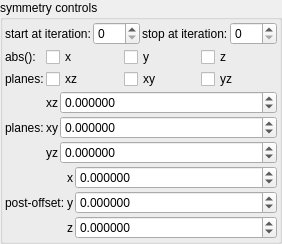
    <widget class="QGroupBox" name="groupBox_10">
     <property name="title">
      <string>symmetry controls</string>
     </property>
     <layout class="QVBoxLayout" name="verticalLayout_14" stretch="0,0,0,0">
      <property name="spacing">
       <number>2</number>
      </property>
      <property name="leftMargin">
       <number>2</number>
      </property>
      <property name="topMargin">
       <number>2</number>
      </property>
      <property name="rightMargin">
       <number>2</number>
      </property>
      <property name="bottomMargin">
       <number>2</number>
      </property>
      <item>
       <layout class="QGridLayout" name="gridLayout_74">
        <property name="spacing">
         <number>2</number>
        </property>
        <item row="0" column="1">
         <widget class="MySpinBox" name="spinboxInt_transf_start_iterations_K">
          <property name="sizePolicy">
           <sizepolicy hsizetype="Minimum" vsizetype="Maximum">
            <horstretch>0</horstretch>
            <verstretch>0</verstretch>
           </sizepolicy>
          </property>
          <property name="maximum">
           <number>999</number>
          </property>
         </widget>
        </item>
        <item row="0" column="2">
         <widget class="QLabel" name="label_274">
          <property name="text">
           <string>stop at iteration:</string>
          </property>
         </widget>
        </item>
        <item row="0" column="3">
         <widget class="MySpinBox" name="spinboxInt_transf_stop_iterations_K">
          <property name="sizePolicy">
           <sizepolicy hsizetype="Minimum" vsizetype="Maximum">
            <horstretch>0</horstretch>
            <verstretch>0</verstretch>
           </sizepolicy>
          </property>
          <property name="maximum">
           <number>999</number>
          </property>
         </widget>
        </item>
        <item row="0" column="0">
         <widget class="QLabel" name="label_273">
          <property name="text">
           <string>start at iteration:</string>
          </property>
         </widget>
        </item>
       </layout>
      </item>
      <item>
       <layout class="QGridLayout" name="gridLayout_9" columnstretch="0,1,1,1">
        <property name="spacing">
         <number>2</number>
        </property>
        <item row="1" column="2">
         <widget class="MyCheckBox" name="checkBox_transf_function_enabledAy">
          <property name="text">
           <string notr="true">xy</string>
          </property>
         </widget>
        </item>
        <item row="1" column="3">
         <widget class="MyCheckBox" name="checkBox_transf_function_enabledAz">
          <property name="text">
           <string notr="true">yz</string>
          </property>
         </widget>
        </item>
        <item row="1" column="1">
         <widget class="MyCheckBox" name="checkBox_transf_function_enabledAx">
          <property name="text">
           <string notr="true">xz</string>
          </property>
         </widget>
        </item>
        <item row="1" column="0">
         <widget class="QLabel" name="label_23">
          <property name="text">
           <string>planes:</string>
          </property>
         </widget>
        </item>
        <item row="0" column="1">
         <widget class="MyCheckBox" name="checkBox_transf_function_enabledBx">
          <property name="text">
           <string notr="true">x</string>
          </property>
         </widget>
        </item>
        <item row="0" column="2">
         <widget class="MyCheckBox" name="checkBox_transf_function_enabledBy">
          <property name="text">
           <string notr="true">y</string>
          </property>
         </widget>
        </item>
        <item row="0" column="3">
         <widget class="MyCheckBox" name="checkBox_transf_function_enabledBz">
          <property name="text">
           <string notr="true">z</string>
          </property>
         </widget>
        </item>
        <item row="0" column="0">
         <widget class="QLabel" name="label_24">
          <property name="text">
           <string>abs():</string>
          </property>
         </widget>
        </item>
       </layout>
      </item>
      <item>
       <layout class="QGridLayout" name="gridLayout_65" columnstretch="0,0,1">
        <property name="spacing">
         <number>2</number>
        </property>
        <item row="0" column="1">
         <widget class="QLabel" name="label_125">
          <property name="sizePolicy">
           <sizepolicy hsizetype="Preferred" vsizetype="Preferred">
            <horstretch>0</horstretch>
            <verstretch>0</verstretch>
           </sizepolicy>
          </property>
          <property name="text">
           <string notr="true">xz</string>
          </property>
          <property name="alignment">
           <set>Qt::AlignRight|Qt::AlignTrailing|Qt::AlignVCenter</set>
          </property>
         </widget>
        </item>
        <item row="0" column="2">
         <widget class="MyDoubleSpinBox" name="spinbox3_transf_addition_constant_0555_x">
          <property name="sizePolicy">
           <sizepolicy hsizetype="Minimum" vsizetype="Maximum">
            <horstretch>0</horstretch>
            <verstretch>0</verstretch>
           </sizepolicy>
          </property>
          <property name="prefix">
           <string/>
          </property>
          <property name="suffix">
           <string/>
          </property>
          <property name="decimals">
           <number>6</number>
          </property>
          <property name="minimum">
           <double>-99.989999999999995</double>
          </property>
          <property name="maximum">
           <double>99.989999999999995</double>
          </property>
          <property name="singleStep">
           <double>0.100000000000000</double>
          </property>
         </widget>
        </item>
        <item row="2" column="1">
         <widget class="QLabel" name="label_127">
          <property name="sizePolicy">
           <sizepolicy hsizetype="Preferred" vsizetype="Preferred">
            <horstretch>0</horstretch>
            <verstretch>0</verstretch>
           </sizepolicy>
          </property>
          <property name="text">
           <string notr="true">yz</string>
          </property>
          <property name="alignment">
           <set>Qt::AlignRight|Qt::AlignTrailing|Qt::AlignVCenter</set>
          </property>
         </widget>
        </item>
        <item row="1" column="1">
         <widget class="QLabel" name="label_124">
          <property name="sizePolicy">
           <sizepolicy hsizetype="Preferred" vsizetype="Preferred">
            <horstretch>0</horstretch>
            <verstretch>0</verstretch>
           </sizepolicy>
          </property>
          <property name="text">
           <string notr="true">xy</string>
          </property>
          <property name="alignment">
           <set>Qt::AlignRight|Qt::AlignTrailing|Qt::AlignVCenter</set>
          </property>
         </widget>
        </item>
        <item row="1" column="2">
         <widget class="MyDoubleSpinBox" name="spinbox3_transf_addition_constant_0555_y">
          <property name="sizePolicy">
           <sizepolicy hsizetype="Minimum" vsizetype="Maximum">
            <horstretch>0</horstretch>
            <verstretch>0</verstretch>
           </sizepolicy>
          </property>
          <property name="prefix">
           <string/>
          </property>
          <property name="suffix">
           <string/>
          </property>
          <property name="decimals">
           <number>6</number>
          </property>
          <property name="minimum">
           <double>-99.989999999999995</double>
          </property>
          <property name="maximum">
           <double>99.989999999999995</double>
          </property>
          <property name="singleStep">
           <double>0.100000000000000</double>
          </property>
         </widget>
        </item>
        <item row="2" column="2">
         <widget class="MyDoubleSpinBox" name="spinbox3_transf_addition_constant_0555_z">
          <property name="sizePolicy">
           <sizepolicy hsizetype="Minimum" vsizetype="Maximum">
            <horstretch>0</horstretch>
            <verstretch>0</verstretch>
           </sizepolicy>
          </property>
          <property name="prefix">
           <string/>
          </property>
          <property name="suffix">
           <string/>
          </property>
          <property name="decimals">
           <number>6</number>
          </property>
          <property name="minimum">
           <double>-99.989999999999995</double>
          </property>
          <property name="maximum">
           <double>99.989999999999995</double>
          </property>
          <property name="singleStep">
           <double>0.100000000000000</double>
          </property>
         </widget>
        </item>
        <item row="1" column="0">
         <widget class="QLabel" name="label_262">
          <property name="text">
           <string>planes:</string>
          </property>
         </widget>
        </item>
       </layout>
      </item>
      <item>
       <layout class="QGridLayout" name="gridLayout_64" columnstretch="0,0,1">
        <property name="spacing">
         <number>2</number>
        </property>
        <item row="2" column="2">
         <widget class="MyDoubleSpinBox" name="spinbox3_transf_offsetA_000_z">
          <property name="sizePolicy">
           <sizepolicy hsizetype="Minimum" vsizetype="Maximum">
            <horstretch>0</horstretch>
            <verstretch>0</verstretch>
           </sizepolicy>
          </property>
          <property name="prefix">
           <string/>
          </property>
          <property name="suffix">
           <string/>
          </property>
          <property name="decimals">
           <number>6</number>
          </property>
          <property name="minimum">
           <double>-99.989999999999995</double>
          </property>
          <property name="maximum">
           <double>99.989999999999995</double>
          </property>
          <property name="singleStep">
           <double>0.100000000000000</double>
          </property>
         </widget>
        </item>
        <item row="2" column="1">
         <widget class="QLabel" name="label_126">
          <property name="sizePolicy">
           <sizepolicy hsizetype="Preferred" vsizetype="Preferred">
            <horstretch>0</horstretch>
            <verstretch>0</verstretch>
           </sizepolicy>
          </property>
          <property name="text">
           <string notr="true">z</string>
          </property>
          <property name="alignment">
           <set>Qt::AlignRight|Qt::AlignTrailing|Qt::AlignVCenter</set>
          </property>
         </widget>
        </item>
        <item row="1" column="2">
         <widget class="MyDoubleSpinBox" name="spinbox3_transf_offsetA_000_y">
          <property name="sizePolicy">
           <sizepolicy hsizetype="Minimum" vsizetype="Maximum">
            <horstretch>0</horstretch>
            <verstretch>0</verstretch>
           </sizepolicy>
          </property>
          <property name="prefix">
           <string/>
          </property>
          <property name="suffix">
           <string/>
          </property>
          <property name="decimals">
           <number>6</number>
          </property>
          <property name="minimum">
           <double>-99.989999999999995</double>
          </property>
          <property name="maximum">
           <double>99.989999999999995</double>
          </property>
          <property name="singleStep">
           <double>0.100000000000000</double>
          </property>
         </widget>
        </item>
        <item row="1" column="1">
         <widget class="QLabel" name="label_122">
          <property name="sizePolicy">
           <sizepolicy hsizetype="Preferred" vsizetype="Preferred">
            <horstretch>0</horstretch>
            <verstretch>0</verstretch>
           </sizepolicy>
          </property>
          <property name="text">
           <string notr="true">y</string>
          </property>
          <property name="alignment">
           <set>Qt::AlignRight|Qt::AlignTrailing|Qt::AlignVCenter</set>
          </property>
         </widget>
        </item>
        <item row="0" column="2">
         <widget class="MyDoubleSpinBox" name="spinbox3_transf_offsetA_000_x">
          <property name="sizePolicy">
           <sizepolicy hsizetype="Minimum" vsizetype="Maximum">
            <horstretch>0</horstretch>
            <verstretch>0</verstretch>
           </sizepolicy>
          </property>
          <property name="prefix">
           <string/>
          </property>
          <property name="suffix">
           <string/>
          </property>
          <property name="decimals">
           <number>6</number>
          </property>
          <property name="minimum">
           <double>-99.989999999999995</double>
          </property>
          <property name="maximum">
           <double>99.989999999999995</double>
          </property>
          <property name="singleStep">
           <double>0.100000000000000</double>
          </property>
         </widget>
        </item>
        <item row="1" column="0">
         <widget class="QLabel" name="label_261">
          <property name="text">
           <string>post-offset:</string>
          </property>
         </widget>
        </item>
        <item row="0" column="1">
         <widget class="QLabel" name="label_123">
          <property name="sizePolicy">
           <sizepolicy hsizetype="Preferred" vsizetype="Preferred">
            <horstretch>0</horstretch>
            <verstretch>0</verstretch>
           </sizepolicy>
          </property>
          <property name="text">
           <string notr="true">x</string>
          </property>
          <property name="alignment">
           <set>Qt::AlignRight|Qt::AlignTrailing|Qt::AlignVCenter</set>
          </property>
         </widget>
        </item>
       </layout>
      </item>
     </layout>
    </widget>
